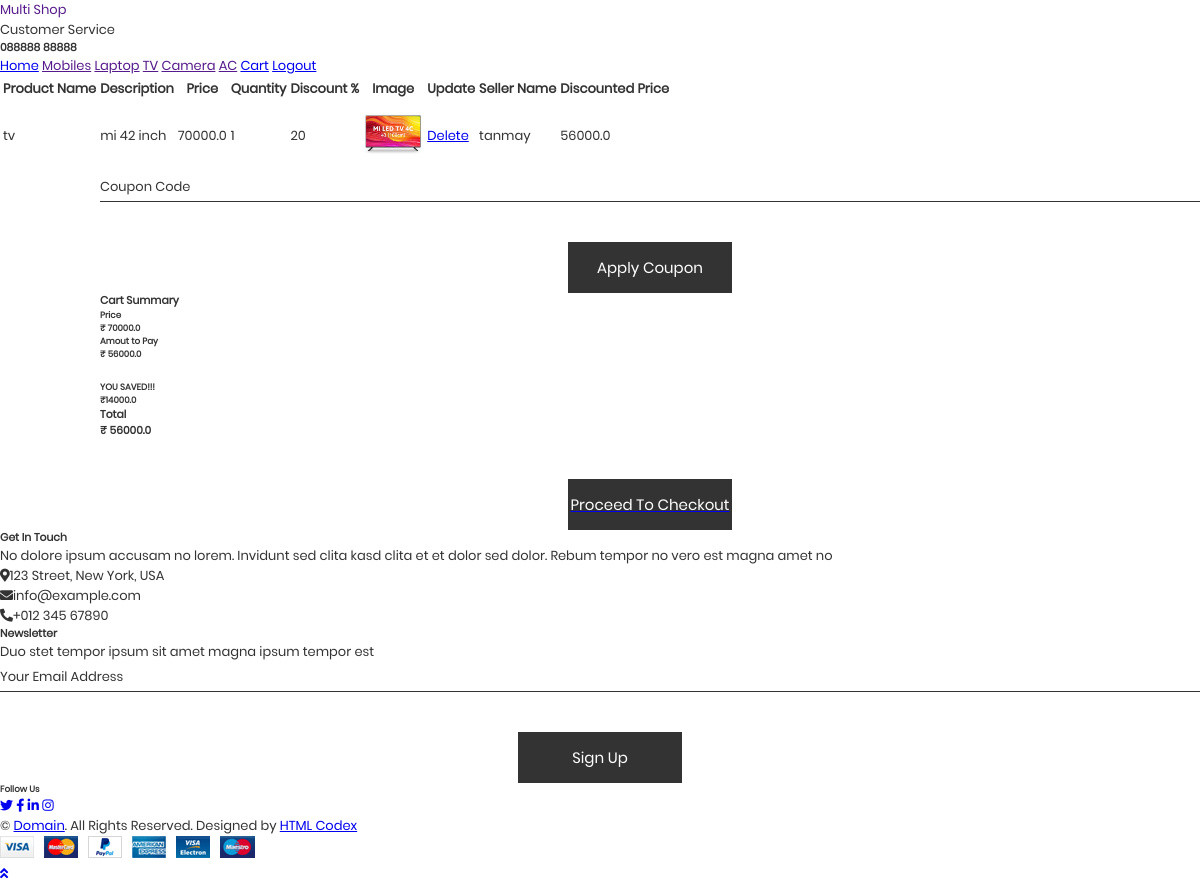
The page /cart/ (signed in) on the database as committed earlier.
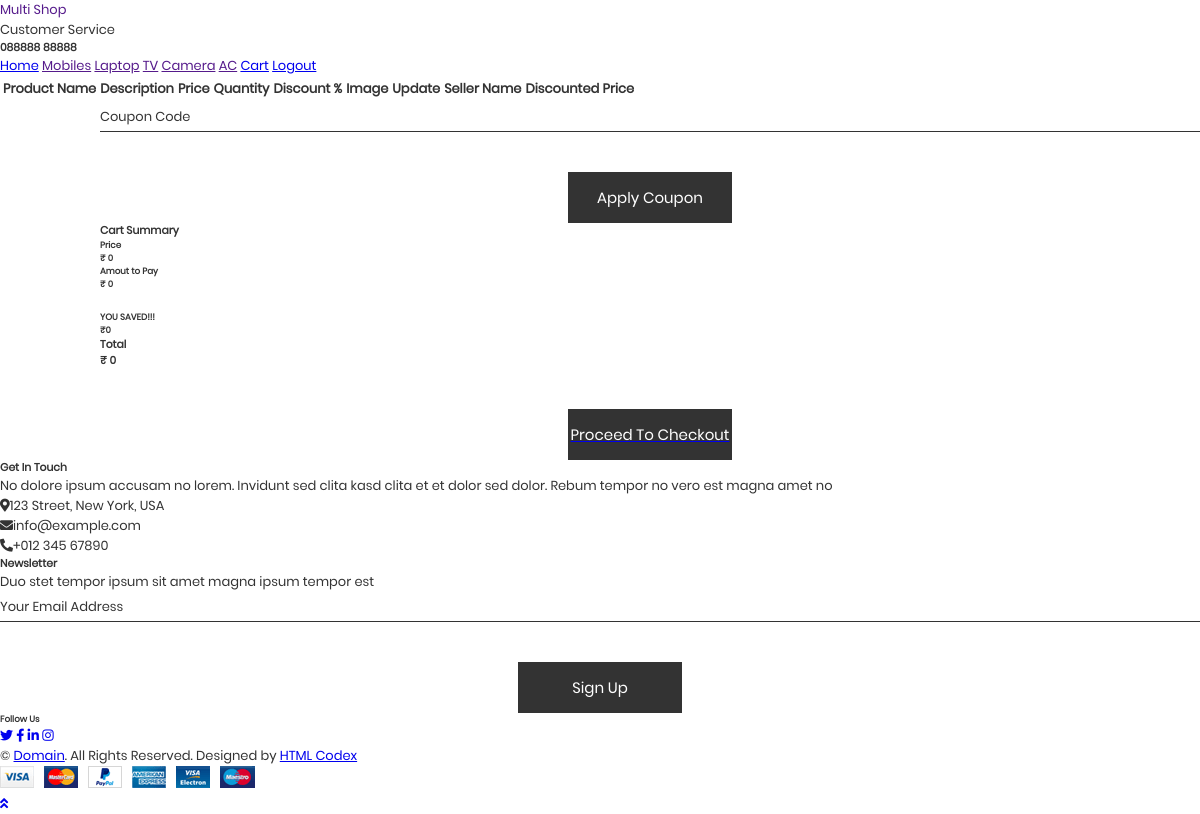
The same page on the database as committed later.
### myapp/models.py (models this page shows)
class Cart(models.Model):
    product=models.ForeignKey(Product,on_delete=models.CASCADE)
    quantity=models.IntegerField()
    user=models.ForeignKey(User,on_delete=models.CASCADE)

### sellerapp/models.py (models this page shows, shortened)
class Product(models.Model):
    seller = models.ForeignKey(Seller,on_delete=models.CASCADE)  # Foreignkey
    product_name = models.CharField(max_length=50)
    product_description = models.TextField()
    price = models.FloatField()
    quantity = models.IntegerField(default=0)
    discount = models.IntegerField()
    image = models.FileField(upload_to='manageproduct',default='avatar.png')
    discounted_price = models.FloatField(blank=True,null=True)
    first_name = models.CharField(max_length=50)

### myapp/views.py (the view)
# urls.py: path('cart/',views.cart,name='cart'),
def cart(request):
    try:
        userobj = User.objects.get(Email=request.session['email'])
        cartdata = Cart.objects.filter(user=userobj)
        global final_total
        final_total = actual_price = 0
        for i in cartdata:
            actual_price += i.product.price
        for i in cartdata:
            final_total += i.product.discounted_price
        saved_money = actual_price - final_total
        return render(request, 'cart.html', {'plist': cartdata, 'Total': final_total, 'actual_price': actual_price, 'saved_money': saved_money, 'user_data': userobj})
    except:
        return render(request, 'login.html')

### myapp/templates/cart.html (shortened to what this page needs)
{% extends 'header.html' %}
{% load static %}
{% block content %}
<div class="container-fluid">
    <div class="row px-xl-5">
        <div class="col-lg-8 table-responsive mb-5">
            <table class="table table-light table-borderless table-hover text-center mb-0">
                <thead class="thead-dark">
                    <tr>
                        <th>Product Name</th>
                        <th>Description</th>
                        <th>Price</th>
                        <th>Quantity</th>
                        <th>Discount %</th>
                        <th>Image</th>
                        <th>Update</th>
                        <th>Seller Name</th>
                        <th>Discounted Price</th>
                    </tr>
                </thead>
                {% for single_product in plist %}
                <tr>
                    <td>{{single_product.product.product_name}}</td>
                    <td>{{single_product.product.product_description}}</td>
                    <td>{{single_product.product.price}}</td>
                    <td>{{single_product.quantity}}</td>
                    <td>{{single_product.product.discount}}</td>
                    <td><img src="{{single_product.product.image.url}}" alt="Image of {{single_product.product.product_name}}" height="60"
                            width="60"></td>
                    <td>
                        <a href="{% url 'delcart' single_product.id  %}">Delete</a>
                    </td>
                    <td>{{single_product.product.first_name}}</td>
                    <td>{{single_product.product.discounted_price}}</td>
                </tr>
                {% endfor %}
            </table>
        </div>
        <div class="col-lg-3" style="margin-left: 100px;">
            <form class="mb-30" action="">
                <div class="input-group">
                    <input type="text" class="form-control border-0 p-4" placeholder="Coupon Code">
                    <div class="input-group-append">
                        <button class="btn btn-primary">Apply Coupon</button>
                    </div>
                </div>
            </form>
            <h5 class="section-title position-relative text-uppercase mb-3"><span class="bg-secondary pr-3">Cart
                    Summary</span></h5>
            <div class="bg-light p-30 mb-5">
                <div class="border-bottom pb-2">
                    <div class="d-flex justify-content-between mb-3">
                        <h6>Price</h6>
                        <h6>₹ {{actual_price}}</h6>
                    </div>
                    <div class="d-flex justify-content-between">
                        <h6 class="font-weight-medium">Amout to Pay</h6>
                        <h6 class="font-weight-medium">₹ {{Total}}</h6>
                    </div><br>
                    <div class="d-flex justify-content-between mb-3">
                        <h6>YOU SAVED!!!</h6>
                        <h6>₹{{saved_money}}</h6>
                    </div>
                </div>
                <div class="pt-2">
                    <div class="d-flex justify-content-between mt-2">
                        <h5>Total</h5>
                        <h5>₹ {{Total}}</h5>
                    </div>
                    <a href="{% url 'checkout' %}"><button class="btn btn-block btn-primary font-weight-bold my-3 py-3">Proceed To Checkout</button></a>
                </div>
            </div>
        </div>
    </div>
</div>
{% endblock %}

Rows that differ between the two databases and show on the page:
removed Cart: product.product_name "tv", product.product_description "mi 42 inch", product.price "70000.0", quantity "1", product.discount "20", product.image (picture), product.first_name "tanmay", product.discounted_price "56000.0"
Other text that changed with them:
{{ actual_price }}: "70000.0" → "0"
{{ Total }}: "56000.0" → "0"
{{ saved_money }}: "14000.0" → "0"
